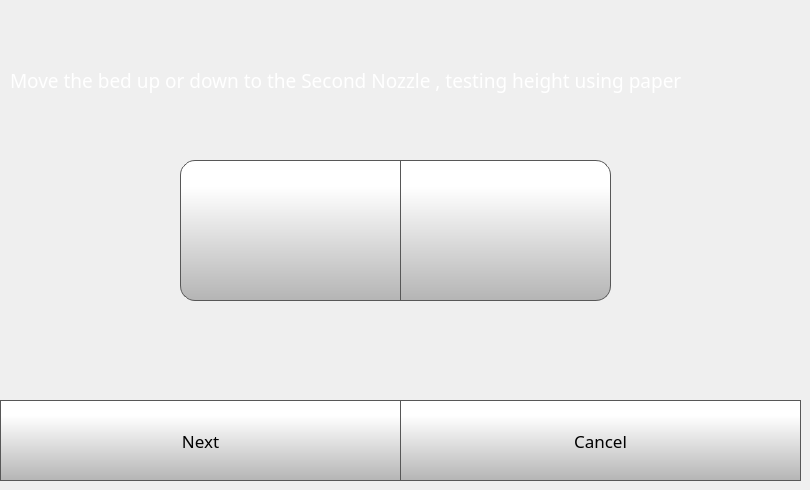
    <widget class="QWidget" name="nozzleHeightStep1Page">
     <widget class="QPushButton" name="nozzleHeightStep1NextButton">
      <property name="geometry">
       <rect>
        <x>0</x>
        <y>400</y>
        <width>401</width>
        <height>81</height>
       </rect>
      </property>
      <property name="font">
       <font>
        <family>Gotham</family>
        <pointsize>13</pointsize>
       </font>
      </property>
      <property name="styleSheet">
       <string notr="true">QPushButton {
     border: 1px solid rgb(87, 87, 87);
	background-color: qlineargradient(spread:pad, x1:0, y1:1, x2:0, y2:0.188, stop:0 rgba(180, 180, 180, 255), stop:1 rgba(255, 255, 255, 255));


}

QPushButton:pressed {
    background-color: qlineargradient(x1: 0, y1: 0, x2: 0, y2: 1,
                                      stop: 0 #dadbde, stop: 1 #f6f7fa);
}

QPushButton:flat {
    border: none; /* no border for a flat push button */
}

QPushButton:default {
    border-color: navy; /* make the default button prominent */
}

QPushButton:focus {
	outline: none;
}</string>
      </property>
      <property name="text">
       <string>Next</string>
      </property>
      <property name="iconSize">
       <size>
        <width>40</width>
        <height>40</height>
       </size>
      </property>
     </widget>
     <widget class="QPushButton" name="nozzleHeightStep1CancelButton">
      <property name="geometry">
       <rect>
        <x>400</x>
        <y>400</y>
        <width>401</width>
        <height>81</height>
       </rect>
      </property>
      <property name="font">
       <font>
        <family>Gotham</family>
        <pointsize>13</pointsize>
       </font>
      </property>
      <property name="styleSheet">
       <string notr="true">QPushButton {
     border: 1px solid rgb(87, 87, 87);
	background-color: qlineargradient(spread:pad, x1:0, y1:1, x2:0, y2:0.188, stop:0 rgba(180, 180, 180, 255), stop:1 rgba(255, 255, 255, 255));


}

QPushButton:pressed {
    background-color: qlineargradient(x1: 0, y1: 0, x2: 0, y2: 1,
                                      stop: 0 #dadbde, stop: 1 #f6f7fa);
}

QPushButton:flat {
    border: none; /* no border for a flat push button */
}

QPushButton:default {
    border-color: navy; /* make the default button prominent */
}

QPushButton:focus {
	outline: none;
}</string>
      </property>
      <property name="text">
       <string>Cancel</string>
      </property>
      <property name="iconSize">
       <size>
        <width>40</width>
        <height>40</height>
       </size>
      </property>
     </widget>
     <widget class="QLabel" name="toolZOffsetLabel">
      <property name="geometry">
       <rect>
        <x>10</x>
        <y>10</y>
        <width>791</width>
        <height>141</height>
       </rect>
      </property>
      <property name="font">
       <font>
        <family>Gotham</family>
        <pointsize>14</pointsize>
        <weight>50</weight>
        <bold>false</bold>
       </font>
      </property>
      <property name="styleSheet">
       <string notr="true">color: rgb(255, 255, 255);</string>
      </property>
      <property name="text">
       <string>Move the bed up or down to the Second Nozzle , testing height using paper </string>
      </property>
      <property name="wordWrap">
       <bool>true</bool>
      </property>
     </widget>
     <widget class="QPushButton" name="moveZMT1CaliberateButton">
      <property name="geometry">
       <rect>
        <x>400</x>
        <y>160</y>
        <width>211</width>
        <height>141</height>
       </rect>
      </property>
      <property name="minimumSize">
       <size>
        <width>0</width>
        <height>0</height>
       </size>
      </property>
      <property name="font">
       <font>
        <family>Gotham</family>
        <pointsize>15</pointsize>
       </font>
      </property>
      <property name="styleSheet">
       <string notr="true">QPushButton {
     border: 1px solid rgb(87, 87, 87);

	background-color: qlineargradient(spread:pad, x1:0, y1:1, x2:0, y2:0.188, stop:0 rgba(180, 180, 180, 255), stop:1 rgba(255, 255, 255, 255));
	border-bottom-right-radius: 15px;
	border-top-right-radius: 15px;
}

QPushButton:pressed {
    background-color: qlineargradient(x1: 0, y1: 0, x2: 0, y2: 1,
                                      stop: 0 #dadbde, stop: 1 #f6f7fa);
}

QPushButton:flat {
    border: none; /* no border for a flat push button */
}

QPushButton:default {
    border-color: navy; /* make the default button prominent */
}

QPushButton:focus {
	outline: none;
}</string>
      </property>
      <property name="text">
       <string/>
      </property>
      <property name="icon">
       <iconset>
        <normaloff>templates/img/arrows.png</normaloff>templates/img/arrows.png</iconset>
      </property>
      <property name="iconSize">
       <size>
        <width>40</width>
        <height>40</height>
       </size>
      </property>
      <property name="checkable">
       <bool>false</bool>
      </property>
      <property name="autoDefault">
       <bool>false</bool>
      </property>
      <property name="default">
       <bool>false</bool>
      </property>
      <property name="flat">
       <bool>false</bool>
      </property>
     </widget>
     <widget class="QPushButton" name="moveZPT1CaliberateButton">
      <property name="geometry">
       <rect>
        <x>180</x>
        <y>160</y>
        <width>221</width>
        <height>141</height>
       </rect>
      </property>
      <property name="minimumSize">
       <size>
        <width>0</width>
        <height>0</height>
       </size>
      </property>
      <property name="font">
       <font>
        <family>Gotham</family>
        <pointsize>15</pointsize>
       </font>
      </property>
      <property name="styleSheet">
       <string notr="true">QPushButton {
     border: 1px solid rgb(87, 87, 87);

	background-color: qlineargradient(spread:pad, x1:0, y1:1, x2:0, y2:0.188, stop:0 rgba(180, 180, 180, 255), stop:1 rgba(255, 255, 255, 255));
	border-bottom-left-radius: 15px;
	border-top-left-radius: 15px;
}

QPushButton:pressed {
    background-color: qlineargradient(x1: 0, y1: 0, x2: 0, y2: 1,
                                      stop: 0 #dadbde, stop: 1 #f6f7fa);
}

QPushButton:flat {
    border: none; /* no border for a flat push button */
}

QPushButton:default {
    border-color: navy; /* make the default button prominent */
}

QPushButton:focus {
	outline: none;
}</string>
      </property>
      <property name="text">
       <string/>
      </property>
      <property name="icon">
       <iconset>
        <normaloff>templates/img/arrows-5.png</normaloff>templates/img/arrows-5.png</iconset>
      </property>
      <property name="iconSize">
       <size>
        <width>40</width>
        <height>40</height>
       </size>
      </property>
      <property name="checkable">
       <bool>false</bool>
      </property>
      <property name="autoDefault">
       <bool>false</bool>
      </property>
      <property name="default">
       <bool>false</bool>
      </property>
      <property name="flat">
       <bool>false</bool>
      </property>
     </widget>
    </widget>
